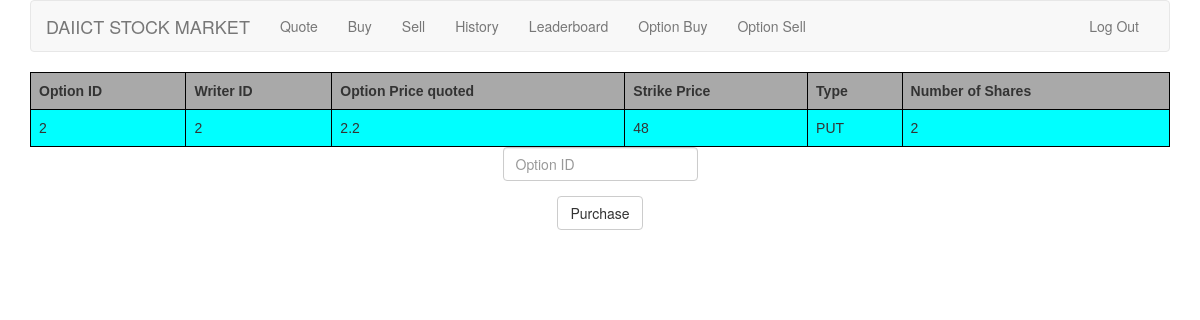
The page /options/ (signed in) on the database as committed earlier.
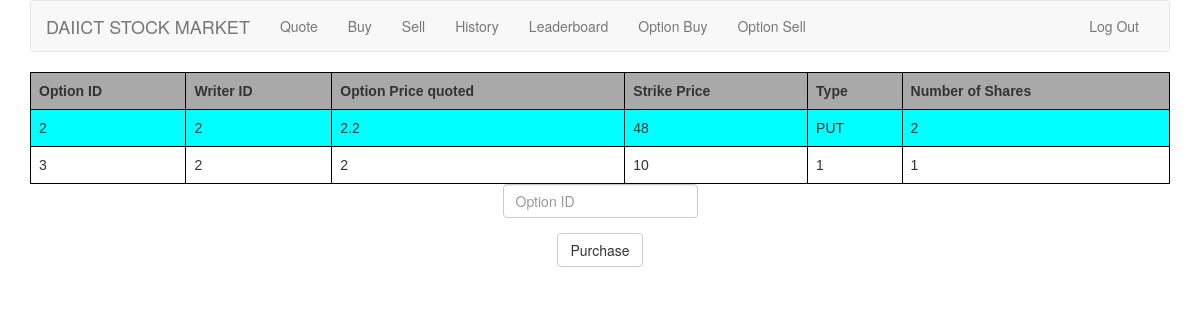
The same page on the database as committed later.
### tables this page shows
CREATE TABLE "option_post" (
	"option_id" INTEGER PRIMARY KEY,
	"writer_id" INTEGER NOT NULL,
	"strike_price" INTEGER NOT NULL,
	"option_price" INTEGER NOT NULL,
	"option_type" STRING NOT NULL,
	"num_of_shares" INTEGER NOT NULL,
	"transaction_date" INTEGER NOT NULL,
	 FOREIGN KEY(writer_id) REFERENCES users(id)
);

### application.py (the view, shortened to what this page needs)
@app.route("/options/", methods=["GET", "POST"])
@login_required
def options():
    current_user = session["user_id"]
    current_cash = c.execute("SELECT cash FROM users WHERE id = :CURRENT_USER", [current_user]).fetchall()[0][0]
    if request.method == "GET":
        transactions = c.execute("SELECT * FROM option_post").fetchall()
        return render_template("options.html", transactions=transactions)

### helpers.py (called while the page is built)
def login_required(f):
    @wraps(f)
    def decorated_function(*args, **kwargs):
        if session.get("user_id") is None:
            return redirect(url_for("login", next=request.url))
        return f(*args, **kwargs)
    return decorated_function

### templates/options.html (shortened to what this page needs)
{% extends "layout.html" %}
{% block main %}
    <table>
        <tr>
            <th>Option ID</th>
            <th>Writer ID</th>
            <th>Option Price quoted</th>
            <th>Strike Price</th>
            <th>Type</th>
            <th>Number of Shares</th>
        </tr>
        {% for option_transaction in transactions %}
            <tr>
                <td>{{ option_transaction[0] }}</td>
                <td>{{ option_transaction[1] }}</td>
                <td>{{ option_transaction[3] }}</td>
                <td>{{ option_transaction[2] }}</td>
                <td>{{ option_transaction[4] }}</td>
                <td>{{ option_transaction[5] }}</td>
            </tr>
        {% endfor %}
    </table>
    <form action="{{ url_for('options') }}" method="post">
        <fieldset>
            <div class="form-group">
                <input autocomplete="off" autofocus class="form-control" name="option-ID" placeholder="Option ID"
                       type="text"/>
            </div>
            <div class="form-group">
                <button class="btn btn-default" type="submit">Purchase</button>
            </div>
        </fieldset>
    </form>
{% endblock %}

### templates/layout.html (shortened to what this page needs)
<!DOCTYPE html>
<html lang="en">
<head>
    <link href="https://maxcdn.bootstrapcdn.com/bootstrap/3.3.7/css/bootstrap.min.css" rel="stylesheet"/>
    <link href="{{ url_for('static', filename='styles.css') }}" rel="stylesheet"/>
</head>
<body>
<div class="container">
    <nav class="navbar navbar-default">
        <div class="container-fluid">
            <div class="navbar-header">
                <a class="navbar-brand" href="{{ url_for('index') }}"><span class="red">DAIICT </span><span class="red">STOCK MARKET</span></a>
            </div>
            <div class="collapse navbar-collapse" id="navbar">
                {% if session.user_id %}
                    <ul class="nav navbar-nav">
                        <li><a href="{{ url_for('quote') }}">Quote</a></li>
                        <li><a href="{{ url_for('buy') }}">Buy</a></li>
                        <li><a href="{{ url_for('sell') }}">Sell</a></li>
                        <li><a href="{{ url_for('history') }}">History</a></li>
                        <li><a href="{{ url_for('leaderboard') }}">Leaderboard</a></li>
                        <li><a href="{{ url_for('options') }}">Option Buy</a></li>
                        <li><a href="{{ url_for('options_sell') }}">Option Sell</a></li>
                    </ul>
                    <ul class="nav navbar-nav navbar-right">
                        <li><a href="{{ url_for('logout') }}">Log Out</a></li>
                    </ul>
                {% else %}
                    <ul class="nav navbar-nav navbar-right">
                        <li><a href="{{ url_for('register') }}">Register</a></li>
                        <li><a href="{{ url_for('logout') }}">Log In</a></li>
                    </ul>
                {% endif %}
            </div>
        </div>
    </nav>
    <main>
        {% block main %}{% endblock %}
    </main>
</div>
</body>
</html>

### static/styles.css (style rules this page uses)
.container { margin-left: auto; margin-right: auto; text-align: center; }
table { font-family: arial, sans-serif; border-collapse: collapse; width: 100%; }
th { background-color: darkgray; }
td, th { border: 1px solid #000; text-align: left; padding: 8px; }
tr:nth-child(even) { background-color: aqua; }
main .form-control { display: inline-block; width: auto; }
main td { text-align: left; }

Rows that differ between the two databases and show on the page:
added option_post: option_id "3", writer "2", option_price "2", strike_price "10", option_type "1", num_of_shares "1"
